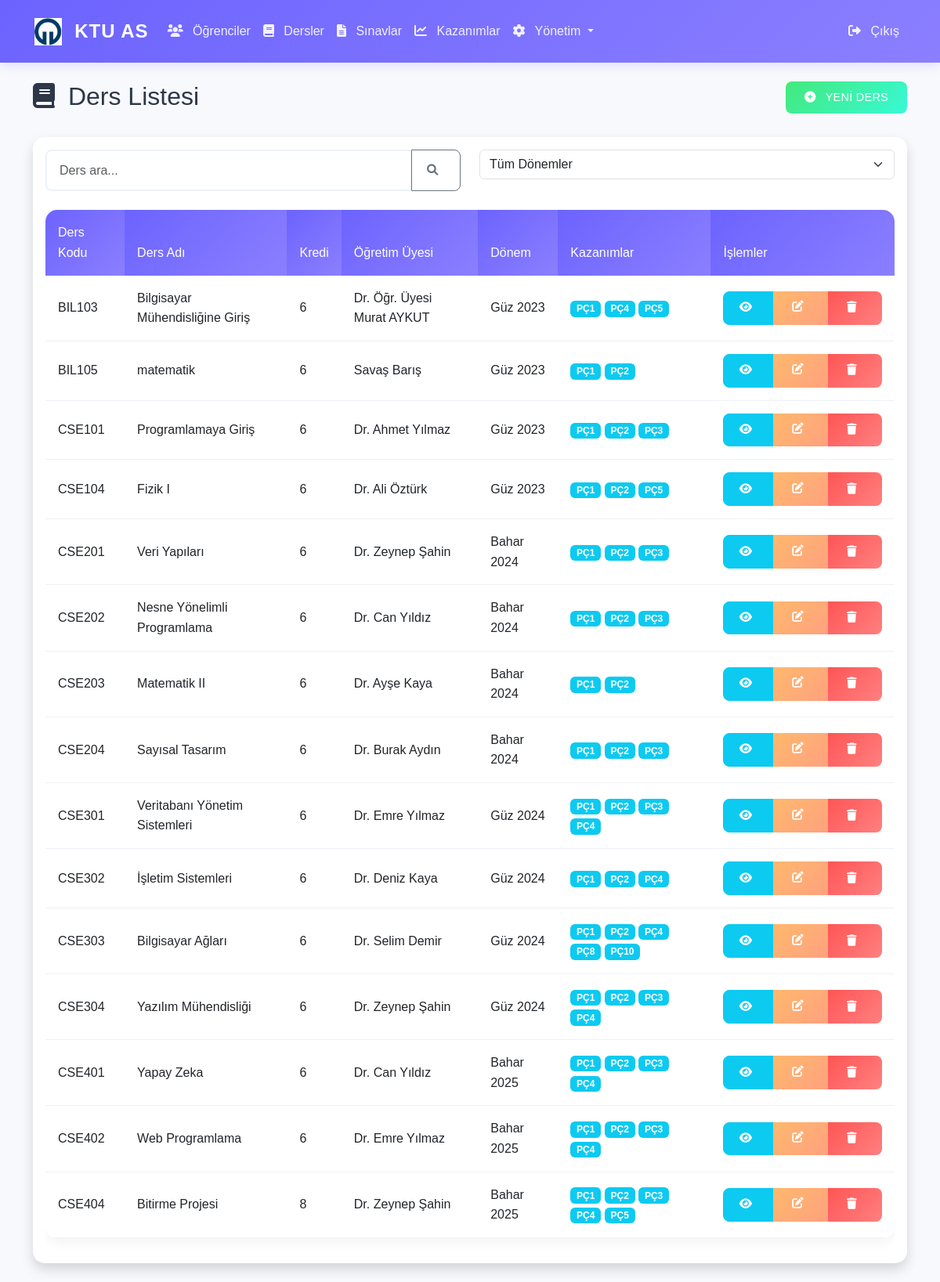
The page /courses (signed in) on the database its author committed.
### app/models/__init__.py (models this page shows, shortened)
class Course(db.Model):
    __tablename__ = 'courses'
    id = db.Column(db.Integer, primary_key=True)
    course_code = db.Column(db.String(20), unique=True, nullable=False)
    course_name = db.Column(db.String(100), nullable=False)
    credits = db.Column(db.Integer, nullable=False)
    instructor_name = db.Column(db.String(100), nullable=False)
    semester_id = db.Column(db.Integer, db.ForeignKey('semesters.id'), nullable=False)
    created_at = db.Column(db.DateTime, default=datetime.utcnow)
    exams = db.relationship('Exam', backref='course', lazy=True)

class Semester(db.Model):
    __tablename__ = 'semesters'
    id = db.Column(db.Integer, primary_key=True)
    name = db.Column(db.String(50), nullable=False)
    year = db.Column(db.Integer, nullable=False)
    semester_number = db.Column(db.Integer, nullable=False)
    created_at = db.Column(db.DateTime, default=datetime.utcnow)
    courses = db.relationship('Course', backref='semester', lazy=True)

class ProgramOutcome(db.Model):
    __tablename__ = 'program_outcomes'
    id = db.Column(db.Integer, primary_key=True)
    code = db.Column(db.String(10), unique=True, nullable=False)
    description = db.Column(db.Text, nullable=False)
    created_at = db.Column(db.DateTime, default=datetime.utcnow)
    related_courses = db.relationship('Course',
                                    secondary='course_program_outcomes',
                                    backref=db.backref('program_outcomes', lazy='dynamic'),
                                    lazy='dynamic')
    related_exams = db.relationship('Exam',
                                  secondary='exam_program_outcomes',
                                  backref=db.backref('program_outcomes', lazy='dynamic'),
                                  lazy='dynamic')

### app/routes/main.py (the view)
@bp.route('/courses')
@login_required
def course_list():
    courses = Course.query.all()
    semesters = Semester.query.all()
    return render_template('main/courses.html', courses=courses, semesters=semesters)

### app/__init__.py (called while the page is built)
@login_manager.user_loader
def load_user(user_id):
    from app.models import User
    return User.query.get(int(user_id))

### app/templates/main/courses.html (shortened to what this page needs)
{% extends "base.html" %}
{% block content %}
<div class="row mb-4">
    <div class="col-md-8">
        <h2>
            <i class="fas fa-book"></i> Ders Listesi
        </h2>
    </div>
    <div class="col-md-4 text-end">
        <a href="{{ url_for('admin.add_course') }}" class="btn btn-success">
            <i class="fas fa-plus-circle"></i> Yeni Ders
        </a>
    </div>
</div>
<div class="card shadow">
    <div class="card-body">
        <div class="row mb-4">
            <div class="col-md-6">
                <div class="input-group">
                    <input type="text" class="form-control" id="searchInput" placeholder="Ders ara...">
                    <button class="btn btn-outline-secondary" type="button">
                        <i class="fas fa-search"></i>
                    </button>
                </div>
            </div>
            <div class="col-md-6">
                <select class="form-select" id="semesterFilter">
                    <option value="">Tüm Dönemler</option>
                </select>
            </div>
        </div>
        <div class="table-responsive">
            <table class="table table-hover">
                <thead class="table-light">
                    <tr>
                        <th>Ders Kodu</th>
                        <th>Ders Adı</th>
                        <th>Kredi</th>
                        <th>Öğretim Üyesi</th>
                        <th>Dönem</th>
                        <th>Kazanımlar</th>
                        <th>İşlemler</th>
                    </tr>
                </thead>
                <tbody>
                    {% for course in courses %}
                    <tr data-semester="{{ course.semester_id }}">
                        <td>{{ course.course_code }}</td>
                        <td>{{ course.course_name }}</td>
                        <td>{{ course.credits }}</td>
                        <td>{{ course.instructor_name }}</td>
                        <td>{{ course.semester.name }}</td>
                        <td>
                            {% for outcome in course.program_outcomes %}
                            <span class="badge bg-info">{{ outcome.code }}</span>
                            {% endfor %}
                        </td>
                        <td>
                            <div class="btn-group" role="group">
                                <a href="{{ url_for('main.course_detail', course_id=course.id) }}"
                                   class="btn btn-sm btn-info text-white" title="Detay">
                                    <i class="fas fa-eye"></i>
                                </a>
                                <a href="{{ url_for('admin.edit_course', course_id=course.id) }}" class="btn btn-sm btn-warning text-white" title="Düzenle">
                                    <i class="fas fa-edit"></i>
                                </a>
                                <button type="button" class="btn btn-sm btn-danger" title="Sil"
                                        onclick="confirmDelete('{{ course.id }}')">
                                    <i class="fas fa-trash"></i>
                                </button>
                            </div>
                        </td>
                    </tr>
                    {% else %}
                    <tr>
                        <td colspan="7" class="text-center">Henüz ders kaydı bulunmamaktadır.</td>
                    </tr>
                    {% endfor %}
                </tbody>
            </table>
        </div>
    </div>
</div>
{% endblock %}

### app/static/css/style.css (style rules this page uses)
:root { --primary-color: #6C63FF; --secondary-color: #FF6584; --accent-color: #43E97B; --background-color: #F7F9FC; --text-color: #2D3748; --success-color: #43E97B; --warning-color: #FFB86C; --danger-color: #FF5555; --light-gray: #EDF2F7; --dark-gray: #4A5568; --gradient-primary: linear-gradient(135deg, #6C63FF 0%, #8B7FFF 100%); --gradient-success: linear-gradient(135deg, #43E97B 0%, #38F9D7 100%); --gradient-warning: linear-gradient(135deg, #FFB86C 0%, #FFA17F 100%); --gradient-danger: linear-gradient(135deg, #FF5555 0%, #FF8080 100%); }
body { font-family: 'Poppins', sans-serif; background-color: var(--background-color); color: var(--text-color); line-height: 1.6; }
.card { border: none; border-radius: 15px; box-shadow: 0 5px 15px rgba(0, 0, 0, 0.05); transition: transform 0.3s ease, box-shadow 0.3s ease; background: white; margin-bottom: 1.5rem; }
.btn { border-radius: 8px; padding: 0.6rem 1.2rem; font-weight: 500; letter-spacing: 0.3px; transition: all 0.3s ease; text-transform: uppercase; font-size: 0.9rem; }
.btn-success { background: var(--gradient-success); border: none; padding: 0.6rem 1.5rem; border-radius: 8px; font-weight: 500; transition: all 0.3s ease; }
.btn-warning { background: var(--gradient-warning); border: none; padding: 0.6rem 1.5rem; border-radius: 8px; font-weight: 500; transition: all 0.3s ease; }
.btn-danger { background: var(--gradient-danger); border: none; padding: 0.6rem 1.5rem; border-radius: 8px; font-weight: 500; transition: all 0.3s ease; }
.table { background: white; border-radius: 15px; overflow: hidden; box-shadow: 0 5px 15px rgba(0, 0, 0, 0.05); }
.table thead th { background: var(--gradient-primary); color: white; font-weight: 500; border: none; padding: 1rem; }
.table tbody td { padding: 1rem; vertical-align: middle; border-bottom: 1px solid var(--light-gray); }
.form-control { border: 2px solid var(--light-gray); border-radius: 8px; padding: 0.8rem 1rem; transition: all 0.3s ease; }
.card, .alert, .table { animation: fadeIn 0.5s ease-out; }
.fas { margin-right: 0.5rem; }

### rows shown on the page
Course: course_code "BIL103", course_name "Bilgisayar Mühendisliğine Giriş", credits "6", instructor_name "Dr. Öğr. Üyesi Murat AYKUT", semester.name "Güz 2023"
ProgramOutcome: code "PÇ1"
ProgramOutcome: code "PÇ4"
ProgramOutcome: code "PÇ5"
Course: course_code "BIL105", course_name "matematik", credits "6", instructor_name "Savaş Barış", semester.name "Güz 2023"
ProgramOutcome: code "PÇ2"
Course: course_code "CSE101", course_name "Programlamaya Giriş", credits "6", instructor_name "Dr. Ahmet Yılmaz", semester.name "Güz 2023"
ProgramOutcome: code "PÇ3"
Course: course_code "CSE104", course_name "Fizik I", credits "6", instructor_name "Dr. Ali Öztürk", semester.name "Güz 2023"
Course: course_code "CSE201", course_name "Veri Yapıları", credits "6", instructor_name "Dr. Zeynep Şahin", semester.name "Bahar 2024"
Course: course_code "CSE202", course_name "Nesne Yönelimli Programlama", credits "6", instructor_name "Dr. Can Yıldız", semester.name "Bahar 2024"
Course: course_code "CSE203", course_name "Matematik II", credits "6", instructor_name "Dr. Ayşe Kaya", semester.name "Bahar 2024"
Course: course_code "CSE204", course_name "Sayısal Tasarım", credits "6", instructor_name "Dr. Burak Aydın", semester.name "Bahar 2024"
Course: course_code "CSE301", course_name "Veritabanı Yönetim Sistemleri", credits "6", instructor_name "Dr. Emre Yılmaz", semester.name "Güz 2024"
Course: course_code "CSE302", course_name "İşletim Sistemleri", credits "6", instructor_name "Dr. Deniz Kaya", semester.name "Güz 2024"
Course: course_code "CSE303", course_name "Bilgisayar Ağları", credits "6", instructor_name "Dr. Selim Demir", semester.name "Güz 2024"
ProgramOutcome: code "PÇ8"
ProgramOutcome: code "PÇ10"
Course: course_code "CSE304", course_name "Yazılım Mühendisliği", credits "6", instructor_name "Dr. Zeynep Şahin", semester.name "Güz 2024"
Course: course_code "CSE401", course_name "Yapay Zeka", credits "6", instructor_name "Dr. Can Yıldız", semester.name "Bahar 2025"
Course: course_code "CSE402", course_name "Web Programlama", credits "6", instructor_name "Dr. Emre Yılmaz", semester.name "Bahar 2025"
Course: course_code "CSE404", course_name "Bitirme Projesi", credits "8", instructor_name "Dr. Zeynep Şahin", semester.name "Bahar 2025"
